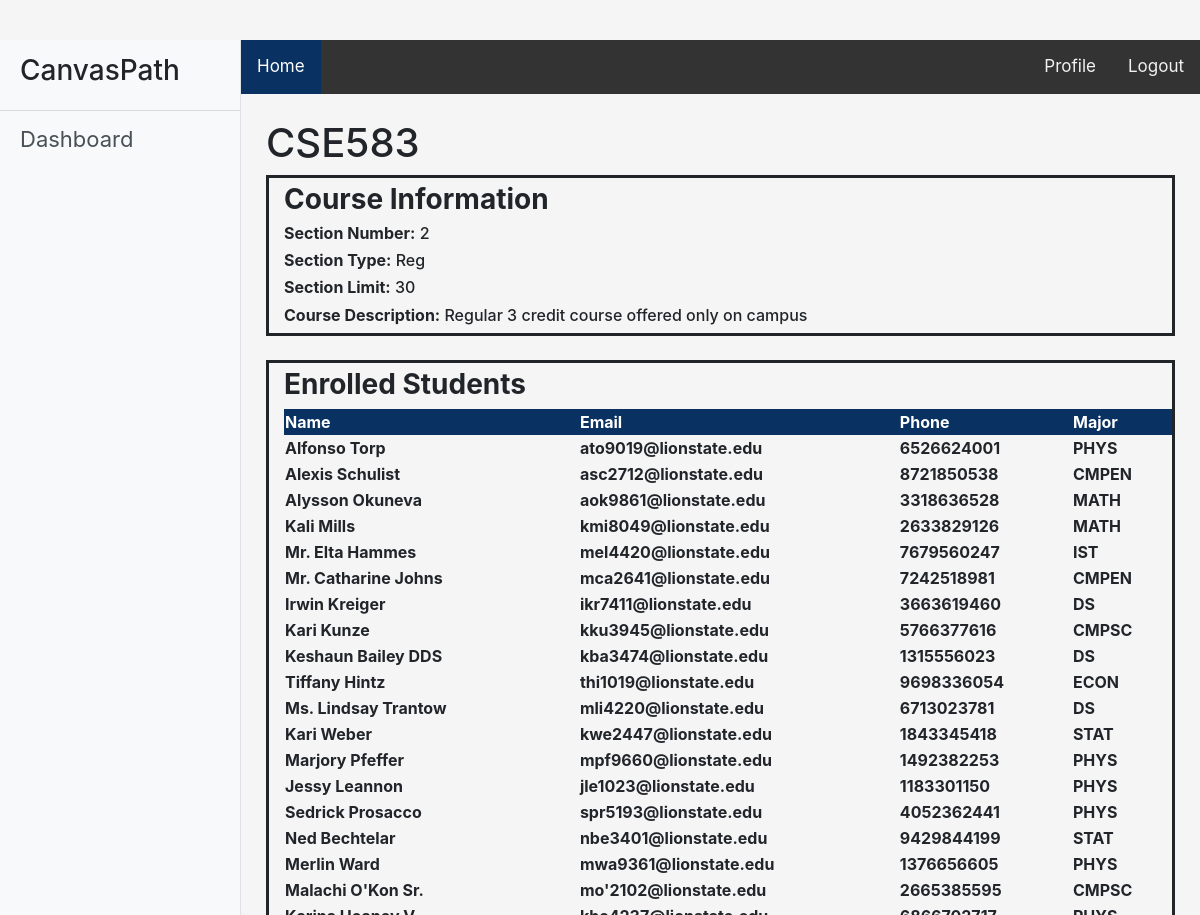
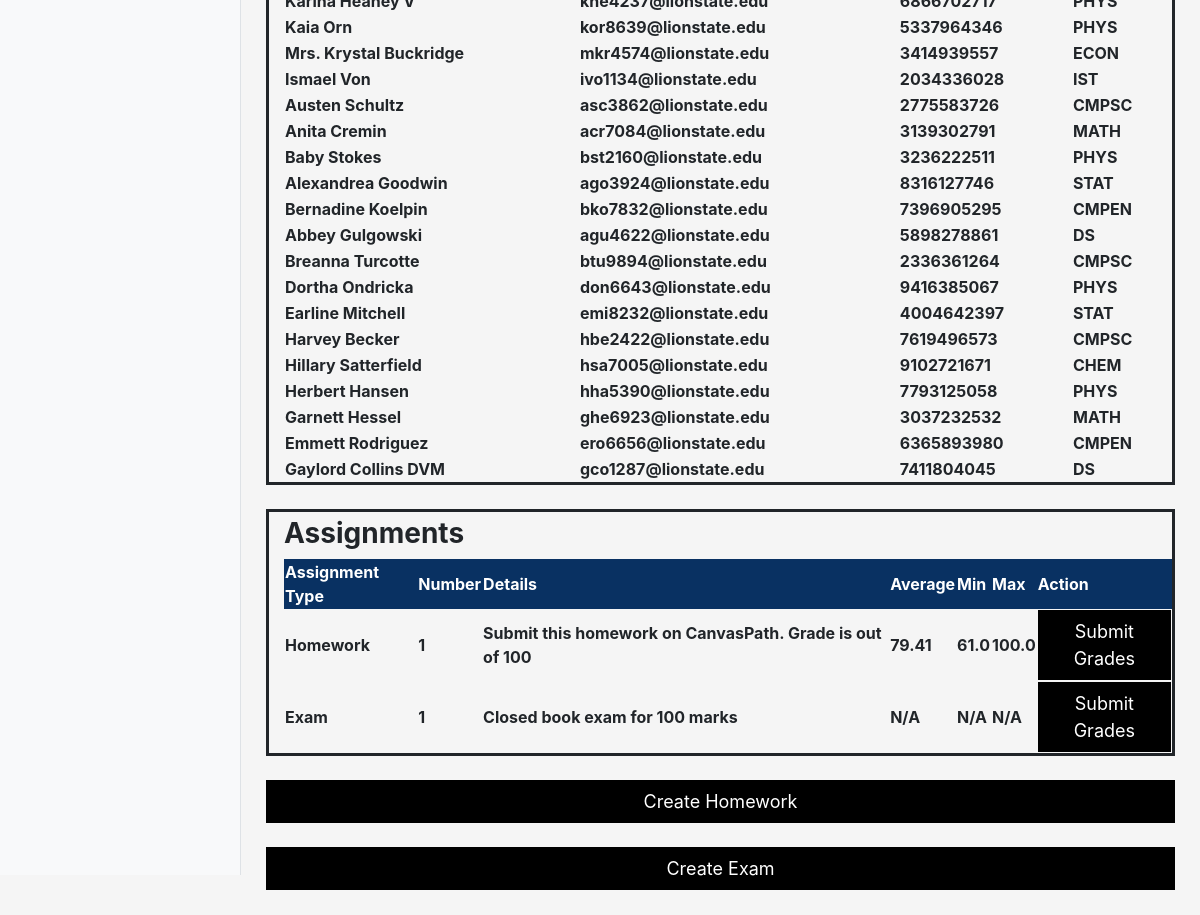
/courses/10/ (signed in), run on the app's committed database (2 pictures, top to bottom).
### courses/models.py (models this page shows, shortened)
class Course(models.Model):
    course_name = models.CharField(max_length=25)
    course_description = models.CharField(max_length=250)

class Section(models.Model):
    course = models.ForeignKey("courses.Course", on_delete=models.CASCADE)
    section = models.PositiveSmallIntegerField()
    section_type = models.CharField(max_length=8)
    limit = models.PositiveSmallIntegerField()
    prof_team = models.ForeignKey("courses.ProfTeams", on_delete=models.DO_NOTHING, null=True)
    class Meta:
        unique_together = (("course", "section"),)

class Student(models.Model):
    name = models.CharField(max_length=25)
    age = models.PositiveSmallIntegerField()
    gender = models.CharField(max_length=6)
    major = models.CharField(max_length=25)
    street = models.CharField(max_length=25)
    zipcode = models.ForeignKey("courses.Zipcode", on_delete=models.DO_NOTHING)
    phone = models.CharField(max_length=10)
    user = models.OneToOneField(User, on_delete=models.CASCADE)

class Homework(models.Model):
    course = models.ForeignKey("courses.Course", on_delete=models.CASCADE,)
    section = models.ForeignKey("courses.Section", on_delete=models.CASCADE,)
    hw_no = models.PositiveSmallIntegerField()
    hw_details = models.CharField(max_length=250)
    class Meta:
        unique_together = (("course", "section", "hw_no"),)

class Exam(models.Model):
    course = models.ForeignKey("courses.Course", on_delete=models.CASCADE)
    section = models.ForeignKey("courses.Section", on_delete=models.CASCADE)
    exam_no = models.PositiveSmallIntegerField()
    exam_details = models.CharField(max_length=250)
    class Meta:
        unique_together = (("course", "section", "exam_no"),)

### courses/views.py (the view)
# urls.py: path('courses/<int:pk>/', CourseDetail.as_view(), name="course-detail"),
class CourseDetail(View):
    def get(self, request, pk):
        if request.user.is_student:
            profile = Student.objects.get(user=request.user)
            is_student = True
        else:
            profile = Professor.objects.get(user=request.user)
            is_student = False
        section = Section.objects.get(id=pk)
        course = section.course
        prof_team = section.prof_team
        team_members = ProfTeamMember.objects.filter(team=prof_team)
        professors = [team_member.professor for team_member in team_members]
        homeworks = Homework.objects.filter(section=section, course=course)
        exams = Exam.objects.filter(section=section, course=course)
        homework_grades = []
        exam_grades = []
        students = []
        all_hw_avgs = []
        all_hw_mins = []
        all_hw_maxs = []
        all_exam_avgs = []
        all_exam_mins = []
        all_exam_maxs = []
        for homework in homeworks:
            initial_grades = HomeworkGrade.objects.filter(homework=homework, course=course, section=section).values_list("grade", flat=True)
            grades_list = list(filter(None, initial_grades))
            if len(grades_list) == 0:
                all_hw_avgs.append("N/A")
                all_hw_mins.append("N/A")
                all_hw_maxs.append("N/A")
            else:
                all_hw_avgs.append("%0.2f" % (sum(grades_list) / len(grades_list)))
                all_hw_mins.append(np.min(grades_list))
                all_hw_maxs.append(np.max(grades_list))
        for exam in exams:
            initial_grades = ExamGrade.objects.filter(exam=exam, course=course, section=section).values_list("grade",
                                                                                                             flat=True)
            grades_list = list(filter(None, initial_grades))
            if len(grades_list) == 0:
                all_exam_avgs.append("N/A")
                all_exam_mins.append("N/A")
                all_exam_maxs.append("N/A")
            else:
                all_exam_avgs.append("%0.2f" % (sum(grades_list) / len(grades_list)))
                all_exam_mins.append(np.min(grades_list))
                all_exam_maxs.append(np.max(grades_list))
        if is_student:
            for homework in homeworks:
                homework_grades.append(HomeworkGrade.objects.get(student=profile, course=course, section=section,
                                                                 homework=homework))
            for exam in exams:
                exam_grades.append(ExamGrade.objects.get(student=profile, course=course, section=section,
                                                         exam=exam))
        else:
            enrolled = Enrolls.objects.filter(section=section, course=course)
            students = [enroll.student for enroll in enrolled]
        homeworks = zip(homeworks, all_hw_avgs, all_hw_mins, all_hw_maxs)
        exams = zip(exams, all_exam_avgs, all_exam_mins, all_exam_maxs)
        homework_grades = zip(homework_grades, all_hw_avgs, all_hw_mins, all_hw_maxs)
        exam_grades = zip(exam_grades, all_exam_avgs, all_exam_mins, all_exam_maxs)
        return render(request, "course_detail.html", {"section": section, "course": course, "professors": professors,
                                                      "exam_grades": exam_grades, "hw_grades": homework_grades,
                                                      "is_student": is_student, "students": students, "hws": homeworks,
                                                      "exams": exams})

### courses/templates/course_detail.html
{% extends "base.html" %}
{% block content %}
    <h1> {{ course.course_name }}</h1>
    <div style="border-style: solid; padding-left: 15px; padding-top: 5px;">
        <h3> <b>Course Information</b> </h3>
        <h6> <b>Section Number:</b> {{ section.section }}</h6>
        <h6> <b>Section Type:</b> {{ section.section_type }} </h6>
        <h6> <b>Section Limit:</b> {{ section.limit }}</h6>
        <h6> <b>Course Description:</b> {{ course.course_description }}</h6>
    </div>
    <br>
    {% if is_student %}
        <div style="border-style: solid; padding-left: 15px; padding-top: 5px;">
            <h3> <b>Professor Information</b></h3>
            {% for professor in professors %}
                <h6><b>Professor:</b> {{ professor.name }}</h6>
                <h6><b>Email:</b> {{ professor.user.email }}</h6>
                <h6><b>Office:</b> {{ professor.office_address }}</h6>
            {% endfor %}
        </div>
        <br>
        <div style="border-style: solid; padding-left: 15px; padding-top: 5px;">
            <h3> <b>Course Grades</b></h3>
            <table style="width: 100%";>
                <tr style="background-color: #093162;">
                    <th style="color: white";>Assignment Type</th>
                    <th style="color: white";>Number</th>
                    <th style="color: white";>Details</th>
                    <th style="color: white";>Average</th>
                    <th style="color: white";>Min</th>
                    <th style="color: white";>Max</th>
                    <th style="color: white";>Grade</th>
                </tr>
            {% for hw_grade in hw_grades %}
                <tr>
                    <th>Homework</th>
                    <th>{{ hw_grade.0.homework.hw_no }}</th>
                    <th>{{ hw_grade.0.homework.hw_details }}</th>
                    <th>{{ hw_grade.1 }}</th>
                    <th>{{ hw_grade.2 }}</th>
                    <th>{{ hw_grade.3 }}</th>
                    <th>{{ hw_grade.0.grade }}</th>
                </tr>
            {% endfor %}
            {% for exam_grade in exam_grades %}
                <tr>
                    <th>Exam</th>
                    <th>{{ exam_grade.0.exam.exam_no }}</th>
                    <th>{{ exam_grade.0.exam.exam_details }}</th>
                    <th>{{ exam_grade.1 }}</th>
                    <th>{{ exam_grade.2 }}</th>
                    <th>{{ exam_grade.3 }}</th>
                    <th>{{ exam_grade.0.grade }}</th>
                </tr>
            {% endfor %}
            </table>
        </div>
    {% else %}
        <div style="border-style: solid; padding-left: 15px; padding-top: 5px;">
            <h3> <b>Enrolled Students</b></h3>
            <table style="width: 100%";>
                <tr style="background-color: #093162;">
                    <th style="color: white";>Name</th>
                    <th style="color: white";>Email</th>
                    <th style="color: white";>Phone</th>
                    <th style="color: white";>Major</th>
                </tr>
                {% for student in students %}
                    <tr>
                        <th>{{ student.name }}</th>
                        <th>{{ student.user.email }}</th>
                        <th>{{ student.phone }}</th>
                        <th>{{ student.major }}</th>
                    </tr>
                {% endfor %}
            </table>
        </div>
        <br>
        <div style="border-style: solid; padding-left: 15px; padding-top: 5px;">
            <h3> <b>Assignments</b></h3>
            <table style="width: 100%";>
                <tr style="background-color: #093162;">
                    <th style="color: white";>Assignment Type</th>
                    <th style="color: white";>Number</th>
                    <th style="color: white";>Details</th>
                    <th style="color: white";>Average</th>
                    <th style="color: white";>Min</th>
                    <th style="color: white";>Max</th>
                    <th style="color: white";>Action</th>
                </tr>
                {% for hw in hws %}
                    <tr>
                    <th>Homework</th>
                    <th>{{ hw.0.hw_no }}</th>
                    <th>{{ hw.0.hw_details }}</th>
                        <th>{{ hw.1 }}</th>
                        <th>{{ hw.2 }}</th>
                        <th>{{ hw.3 }}</th>
                    <th><a href="{% url 'hw-detail' hw.0.pk %}"><button>Submit Grades</button></th>
                    </tr>
                {% endfor %}
                {% for exam in exams %}
                    <tr>
                    <th>Exam</th>
                    <th>{{ exam.0.exam_no }}</th>
                    <th>{{ exam.0.exam_details }}</th>
                        <th>{{ exam.1 }}</th>
                        <th>{{ exam.2 }}</th>
                        <th>{{ exam.3 }}</th>
                        <th><a href="{% url 'exam-detail' exam.0.pk %}"><button>Submit Grades</button></a></th>
                    </tr>
                {% endfor %}
            </table>
        </div>
        <br>
        <a href="{% url 'hw-creation' section.pk %}"> <button> Create Homework</button> </a>
        <br><br>
        <a href="{% url 'exam-creation' section.pk %}"> <button> Create Exam</button> </a>
    {% endif %}
{% endblock content %}

### static/css/login.css (style rules this page uses)
html, body { height: 100%; }

### static/css/sidebar.css (style rules this page uses)
body { overflow-x: hidden; }

### static/css/profile.css (style rules this page uses)
button { border: none; outline: 0; display: inline-block; padding: 8px; color: white; background-color: #000; text-align: center; cursor: pointer; width: 100%; font-size: 18px; }
a { text-decoration: none; font-size: 22px; color: black; }

### data on the page
Course: course_name "CSE583", course_description "Regular 3 credit course offered only on campus"
Section: section "2", section_type "Reg", limit "30"
Student: name "Alfonso Torp", user.email "ato9019@lionstate.edu", phone "6526624001", major "PHYS"
Student: name "Alexis Schulist", user.email "asc2712@lionstate.edu", phone "8721850538", major "CMPEN"
Student: name "Alysson Okuneva", user.email "aok9861@lionstate.edu", phone "3318636528", major "MATH"
Student: name "Kali Mills", user.email "kmi8049@lionstate.edu", phone "2633829126", major "MATH"
Student: name "Mr. Elta Hammes", user.email "mel4420@lionstate.edu", phone "7679560247", major "IST"
Student: name "Mr. Catharine Johns", user.email "mca2641@lionstate.edu", phone "7242518981", major "CMPEN"
Student: name "Irwin Kreiger", user.email "ikr7411@lionstate.edu", phone "3663619460", major "DS"
Student: name "Kari Kunze", user.email "kku3945@lionstate.edu", phone "5766377616", major "CMPSC"
Student: name "Keshaun Bailey DDS", user.email "kba3474@lionstate.edu", phone "1315556023", major "DS"
Student: name "Tiffany Hintz", user.email "thi1019@lionstate.edu", phone "9698336054", major "ECON"
Student: name "Ms. Lindsay Trantow", user.email "mli4220@lionstate.edu", phone "6713023781", major "DS"
Student: name "Kari Weber", user.email "kwe2447@lionstate.edu", phone "1843345418", major "STAT"
Student: name "Marjory Pfeffer", user.email "mpf9660@lionstate.edu", phone "1492382253", major "PHYS"
Student: name "Jessy Leannon", user.email "jle1023@lionstate.edu", phone "1183301150", major "PHYS"
Student: name "Sedrick Prosacco", user.email "spr5193@lionstate.edu", phone "4052362441", major "PHYS"
Student: name "Ned Bechtelar", user.email "nbe3401@lionstate.edu", phone "9429844199", major "STAT"
Student: name "Merlin Ward", user.email "mwa9361@lionstate.edu", phone "1376656605", major "PHYS"
Student: name "Malachi O'Kon Sr.", user.email "mo'2102@lionstate.edu", phone "2665385595", major "CMPSC"
Student: name "Karina Heaney V", user.email "khe4237@lionstate.edu", phone "6866702717", major "PHYS"
Student: name "Kaia Orn", user.email "kor8639@lionstate.edu", phone "5337964346", major "PHYS"
Student: name "Mrs. Krystal Buckridge", user.email "mkr4574@lionstate.edu", phone "3414939557", major "ECON"
Student: name "Ismael Von", user.email "ivo1134@lionstate.edu", phone "2034336028", major "IST"
Student: name "Austen Schultz", user.email "asc3862@lionstate.edu", phone "2775583726", major "CMPSC"
Student: name "Anita Cremin", user.email "acr7084@lionstate.edu", phone "3139302791", major "MATH"
Student: name "Baby Stokes", user.email "bst2160@lionstate.edu", phone "3236222511", major "PHYS"
Student: name "Alexandrea Goodwin", user.email "ago3924@lionstate.edu", phone "8316127746", major "STAT"
Student: name "Bernadine Koelpin", user.email "bko7832@lionstate.edu", phone "7396905295", major "CMPEN"
Student: name "Abbey Gulgowski", user.email "agu4622@lionstate.edu", phone "5898278861", major "DS"
Student: name "Breanna Turcotte", user.email "btu9894@lionstate.edu", phone "2336361264", major "CMPSC"
Student: name "Dortha Ondricka", user.email "don6643@lionstate.edu", phone "9416385067", major "PHYS"
Student: name "Earline Mitchell", user.email "emi8232@lionstate.edu", phone "4004642397", major "STAT"
Student: name "Harvey Becker", user.email "hbe2422@lionstate.edu", phone "7619496573", major "CMPSC"
Student: name "Hillary Satterfield", user.email "hsa7005@lionstate.edu", phone "9102721671", major "CHEM"
Student: name "Herbert Hansen", user.email "hha5390@lionstate.edu", phone "7793125058", major "PHYS"
Student: name "Garnett Hessel", user.email "ghe6923@lionstate.edu", phone "3037232532", major "MATH"
Student: name "Emmett Rodriguez", user.email "ero6656@lionstate.edu", phone "6365893980", major "CMPEN"
Student: name "Gaylord Collins DVM", user.email "gco1287@lionstate.edu", phone "7411804045", major "DS"
Homework: hw_no "1", hw_details "Submit this homework on CanvasPath. Grade is out of 100", hw "79.41", hw "61.0", hw "100.0"
Exam: exam_no "1", exam_details "Closed book exam for 100 marks", exam "N/A"
